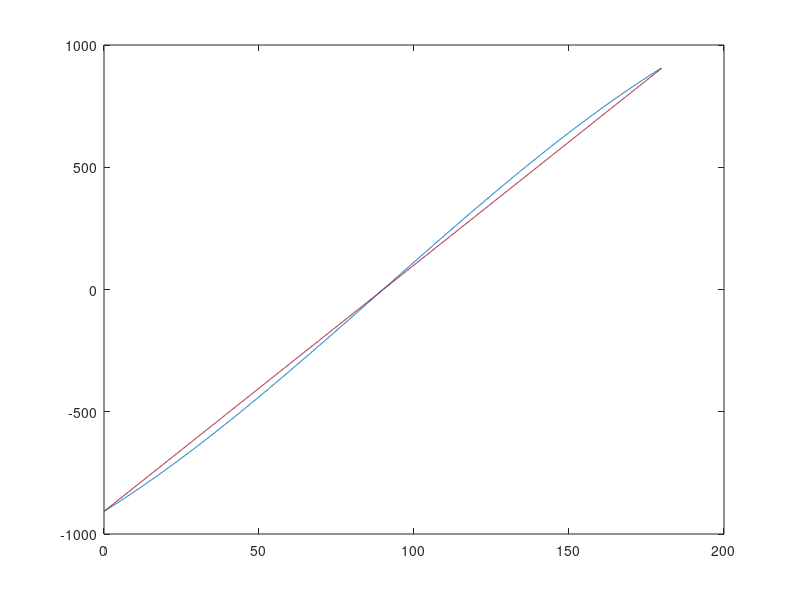

MATLAB code for this plot: (Note: a time limit stopped this script after it produced the figure.)
clear;
clc;

N = 1000;
d0 = 25;
d = 70;
n = 4;

theta_el = zeros(N);
dtheta_mo = zeros(N);
dL = zeros(N);
dl_linear = zeros(N);

for j = 1:N
    theta_el(j) = 180 / N * (j-1);
    dL(j) = d * n * sin(deg2rad(theta_el(j)/2 - 45));
    dtheta_mo(j) = rad2deg(2 * n * d / d0 * sin(deg2rad(theta_el(j)/2 - 45)));
end

a = (dtheta_mo(N) - dtheta_mo(1)) / 180;
b = dtheta_mo(1);
dl_linear = a * theta_el + b;

figure();
plot(theta_el,dtheta_mo);
hold on
plot(theta_el,dl_linear);

figure();
plot(theta_el,dL);
